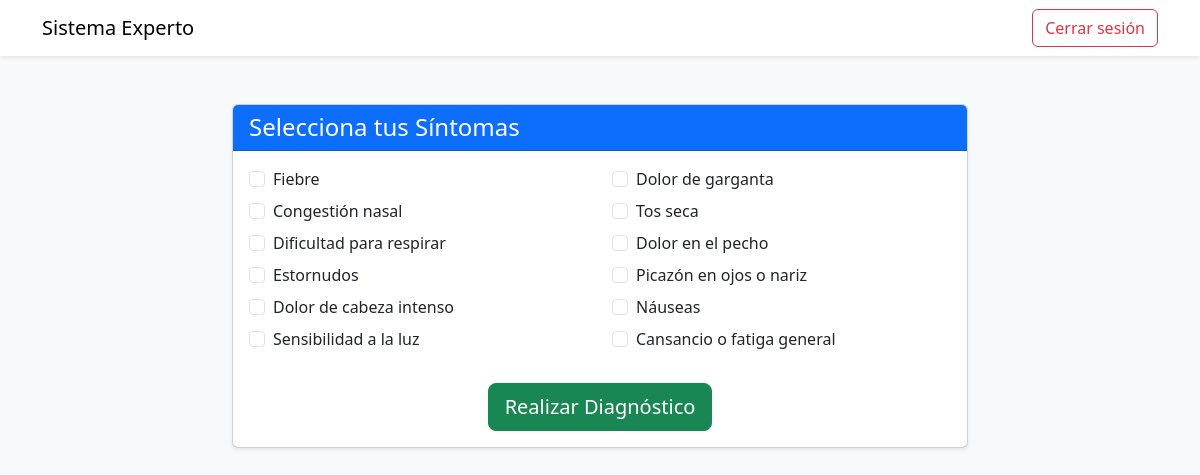
The app's page /index.php?view=diagnostico (signed in) with its own data.
### tables this page shows
CREATE TABLE `sintoma` (
  `idsintoma` int NOT NULL,
  `descripcion` varchar(150) DEFAULT NULL
);

### models/Sintoma.php (called while the page is built, shortened)
<?php
class Sintoma {
    public static function obtenerTodos() {
        $con = Conexion::conectar();
        return $con->query("SELECT * FROM sintoma");
    }
}
?>

### views/diagnostico.php (the view, shortened to what this page needs)
<?php
require_once "models/Sintoma.php";
$sintomas = Sintoma::obtenerTodos();
?>
<!DOCTYPE html>
<html lang="es">
<head>
  <link href="https://cdn.jsdelivr.net/npm/bootstrap@5.3.3/dist/css/bootstrap.min.css" rel="stylesheet">
</head>
<body class="bg-light">
<nav class="navbar navbar-expand-lg navbar-light bg-white shadow-sm">
  <div class="container">
    <a class="navbar-brand" href="#">Sistema Experto</a>
    <div class="ms-auto">
      <a href="logout.php" class="btn btn-outline-danger">Cerrar sesión</a>
    </div>
  </div>
</nav>
<div class="container py-5">
  <div class="row justify-content-center">
    <div class="col-lg-8">
      <div class="card shadow-sm">
        <div class="card-header bg-primary text-white">
          <h4 class="mb-0">Selecciona tus Síntomas</h4>
        </div>
        <div class="card-body">
          <form action="index.php?controller=diagnostico" method="POST">
            <div class="row">
              <?php while ($row = $sintomas->fetch_assoc()): ?>
                <div class="col-md-6">
                  <div class="form-check mb-2">
                    <input class="form-check-input" type="checkbox"
                           id="sintoma<?= $row['idsintoma'] ?>"
                           name="sintomas[]" value="<?= $row['idsintoma'] ?>">
                    <label class="form-check-label" for="sintoma<?= $row['idsintoma'] ?>">
                      <?= htmlspecialchars($row['descripcion']) ?>
                    </label>
                  </div>
                </div>
              <?php endwhile; ?>
            </div>
            <div class="mt-4 text-center">
              <button type="submit" class="btn btn-success btn-lg">
                <i class="bi bi-stethoscope"></i> Realizar Diagnóstico
              </button>
            </div>
          </form>
        </div>
      </div>
    </div>
  </div>
</div>
<link href="https://cdn.jsdelivr.net/npm/bootstrap-icons@1.10.5/font/bootstrap-icons.css" rel="stylesheet"/>
</body>
</html>

### index.php
<?php
$view = $_GET['view'] ?? '';
$controller = $_GET['controller'] ?? '';
if ($controller === 'auth') {
    include "controllers/AuthController.php";
} elseif ($controller === 'diagnostico') {
    include "controllers/DiagnosticoController.php";
} elseif ($view === 'diagnostico') {
    include "views/diagnostico.php";
} else {
    include "views/login.php";
}

### records on screen
sintoma: descripcion "Fiebre"
sintoma: descripcion "Dolor de garganta"
sintoma: descripcion "Congestión nasal"
sintoma: descripcion "Tos seca"
sintoma: descripcion "Dificultad para respirar"
sintoma: descripcion "Dolor en el pecho"
sintoma: descripcion "Estornudos"
sintoma: descripcion "Picazón en ojos o nariz"
sintoma: descripcion "Dolor de cabeza intenso"
sintoma: descripcion "Náuseas"
sintoma: descripcion "Sensibilidad a la luz"
sintoma: descripcion "Cansancio o fatiga general"
